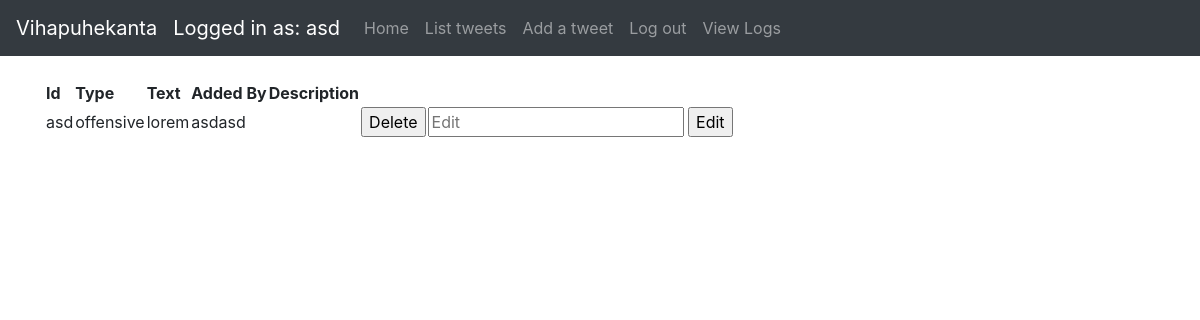
Screenshot of /tweets/10 (signed in) with the database file from the repository.
### application/auth/models.py (models this page shows, shortened)
class User(db.Model):
    __tablename__ = "account"
    id = db.Column(db.Integer, primary_key=True)
    date_created = db.Column(db.DateTime, default=db.func.current_timestamp())
    date_modified = db.Column(db.DateTime, default=db.func.current_timestamp(),
                              onupdate=db.func.current_timestamp())
    name = db.Column(db.String(144), nullable=False)
    username = db.Column(db.String(144), nullable=False)
    password = db.Column(db.String(144), nullable=False)
    tweets = db.relationship("Tweet", backref='account', lazy=True)

### application/tweets/models.py (models this page shows, shortened)
class Tweet(db.Model):
    id = db.Column(db.Integer, primary_key=True)
    date_created = db.Column(db.DateTime, default=db.func.current_timestamp())
    date_modified = db.Column(db.DateTime, default=db.func.current_timestamp(),
                              onupdate=db.func.current_timestamp())
    tweetid = db.Column(db.String(100))
    tweettype = db.Column(db.String(100))
    tweettext = db.Column(db.String(300))
    addedby = db.Column(db.String(100))
    tweetdescription = db.Column(db.String(100))
    account_id = db.Column(db.Integer, db.ForeignKey('account.id'),
                           nullable=False)

### application/tweets/views.py (the view)
@app.route("/tweets/<id>")
@login_required
def tweets_view(id):
    tweets = db.session().query(Tweet).filter(Tweet.id == id)
    return render_template('tweets/tweet.html', tweets=tweets)

### application/__init__.py (called while the page is built)
@login_manager.user_loader
def load_user(user_id):
    return User.query.get(user_id)

### application/templates/tweets/tweet.html (shortened to what this page needs)
{% extends "layout.html" %}
{% block body %}
  <p>
<table>
    <tr>
      <th>Id</th>
      <th>Type</th>
      <th>Text</th>
      <th>Added By</th>
        <th>Description</th>
      <th></th>
    </tr>
    {% for tweet in tweets %}
    <tr>
        <td>{{ tweet.tweetid }}</td>
        <td>{{ tweet.tweettype }}</td>
        <td>{{ tweet.tweettext }}</td>
        <td>{{ tweet.addedby }}</td>
        <td>{{ tweet.tweetdescription }}</td>
        <td>
                        <form method="POST" action="{{ url_for('tweet_delete', id = tweet.id) }}">
                            <input type="submit" value="Delete">
                        </form>
        </td>
        <td>
            <div>
            <form method="POST" action="{{ url_for('tweet_edit', id = tweet.id) }}">
                <input type="text" name="tweetdescription" placeholder="Edit"/>
                <input type="submit" value="Edit">
            </form>
                </div>
        </td>
    </tr>
    {% endfor %}
  </table>  </p>
{% endblock %}

### application/templates/layout.html (shortened to what this page needs)
<!DOCTYPE html>
<html>
<head>
    <link rel="stylesheet" href="https://maxcdn.bootstrapcdn.com/bootstrap/4.0.0/css/bootstrap.min.css"
>
</head>
<body>
<nav class="navbar navbar-expand-md navbar-dark bg-dark mb-4">
    <a class="navbar-brand" href="#">Vihapuhekanta</a>
    {% if current_user.is_authenticated %}
        <ul class="navbar-nav mr-auto">
            <li>
                <a class="navbar-brand" href="#">Logged in as: {{ current_user.name }}</a>
            </li>
            <li class="nav-item">
                <a class="nav-link" href="/">Home</a>
            </li>
            <li class="nav-item">
                <a class="nav-link" href="{{ url_for('tweets_index') }}">List tweets</a>
            </li>
            <li class="nav-item">
                <a class="nav-link" href="{{ url_for('tweets_form') }}">Add a tweet</a>
            </li>
            <li class="nav-item">
                <a class="nav-link" href="{{ url_for('auth_logout') }}">Log out</a>
            </li>
            <li class="nav-item">
                <a class="nav-link" href="{{ url_for('view_logs') }}">View Logs</a>
            </li>
        </ul>
    {% endif %}
</nav>
<main role="main" class="container">
    {% block body %}{% endblock %}
</main>
</body>
</html>

### rows the page displays
User: name "asd"
Tweet: tweetid "asd", tweettype "offensive", tweettext "lorem", addedby "asdasd"
